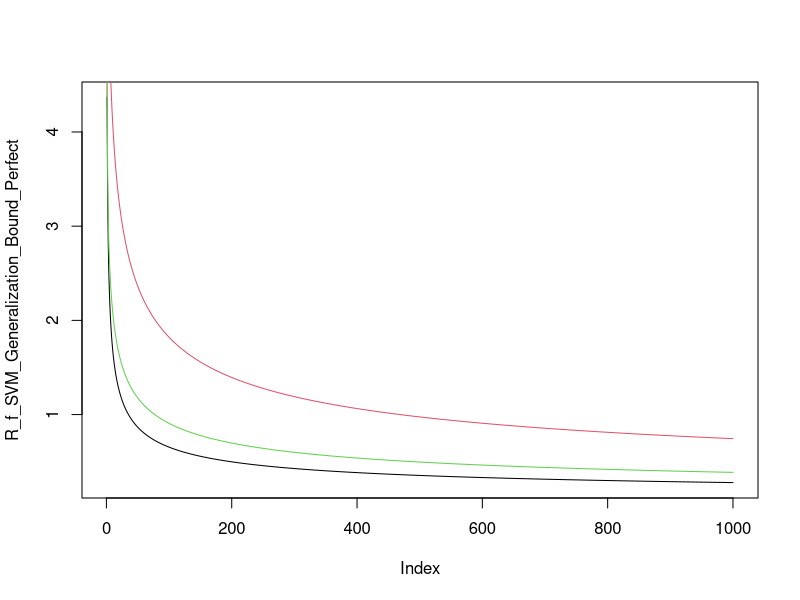

This figure's R source:

n = 1:1000
delta = 0.01
nu_f = 0.075

# Using the SVM Generalization Bound for the perfectly separable training set
Radius = 7.386189
rho = 4.242641
R_f_SVM_Generalization_Bound_Perfect = nu_f + sqrt(3.28275/n * log(n) + 18.42068/n)

# Using the SVM Generalization Bound for the training set with some class overlapping
Radius = 3.886189
rho = 0.7071068
R_f_SVM_Generalization_Bound_Mix = nu_f + sqrt(62.17902/n * log(n) + 18.42068/n)

# Approximating the Shattering coefficient using the common Generalization Bound
Shattering_SVM = 1/3 * n * (n^2 - 3*n + 8)
R_f_common_Generalization_Bound = nu_f + sqrt(-4/n * (log(delta) - log(Shattering_SVM)))

plot(R_f_SVM_Generalization_Bound_Perfect, t="l")
lines(R_f_SVM_Generalization_Bound_Mix, col=2)
lines(R_f_common_Generalization_Bound, col=3)
